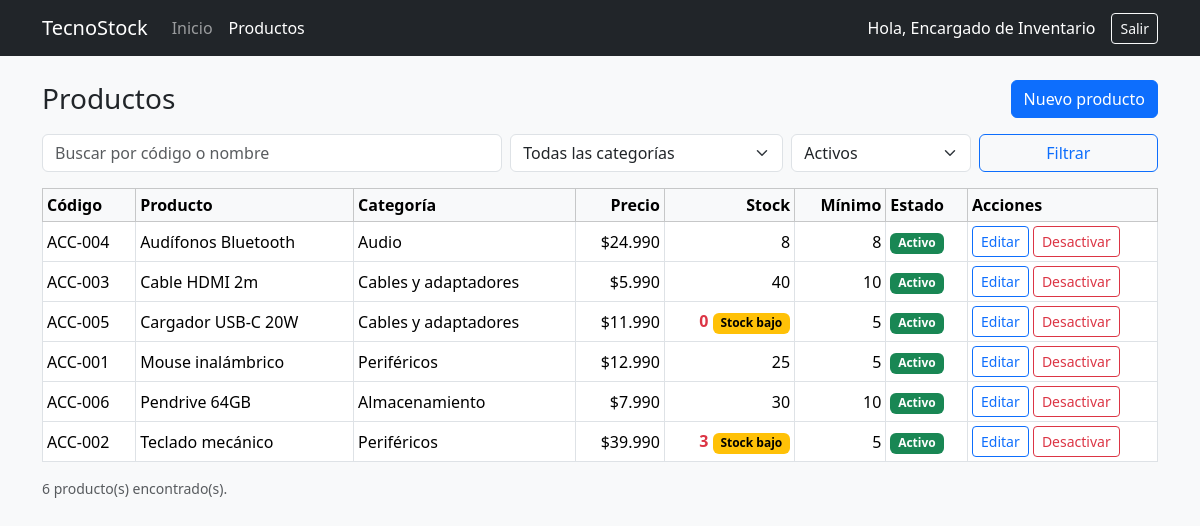
The page /productos/listar.php (signed in) on the database its author committed.
### tables this page shows
CREATE TABLE producto (
    id_producto  INT UNSIGNED  NOT NULL AUTO_INCREMENT,
    codigo       VARCHAR(30)   NOT NULL,
    nombre       VARCHAR(120)  NOT NULL,
    descripcion  VARCHAR(255)  NULL,
    precio       DECIMAL(10,2) NOT NULL,
    stock_actual INT           NOT NULL DEFAULT 0,
    stock_minimo INT           NOT NULL DEFAULT 0,
    estado       TINYINT(1)    NOT NULL DEFAULT 1,
    id_categoria INT UNSIGNED  NOT NULL,
    CONSTRAINT pk_producto        PRIMARY KEY (id_producto),
    CONSTRAINT uq_producto_codigo UNIQUE (codigo),
    CONSTRAINT fk_producto_categoria FOREIGN KEY (id_categoria)
        REFERENCES categoria (id_categoria)
        ON UPDATE CASCADE ON DELETE RESTRICT,
    CONSTRAINT ck_producto_precio       CHECK (precio >= 0),
    CONSTRAINT ck_producto_stock_actual CHECK (stock_actual >= 0),
    CONSTRAINT ck_producto_stock_minimo CHECK (stock_minimo >= 0),
    INDEX idx_producto_nombre (nombre)
);

CREATE TABLE categoria (
    id_categoria INT UNSIGNED NOT NULL AUTO_INCREMENT,
    nombre       VARCHAR(80)  NOT NULL,
    descripcion  VARCHAR(255) NULL,
    estado       TINYINT(1)   NOT NULL DEFAULT 1,
    CONSTRAINT pk_categoria        PRIMARY KEY (id_categoria),
    CONSTRAINT uq_categoria_nombre UNIQUE (nombre)
);

### includes/auth.php (called while the page is built, shortened)
<?php
function e(?string $texto): string {
    return htmlspecialchars($texto ?? '', ENT_QUOTES, 'UTF-8');
}

### productos/listar.php (the view, shortened to what this page needs)
<?php
require __DIR__ . '/../config/db.php';
require __DIR__ . '/../includes/auth.php';
$q         = trim($_GET['q'] ?? '');
$estado    = $_GET['estado'] ?? '1';
$sql = 'SELECT p.id_producto, p.codigo, p.nombre, p.precio, p.stock_actual, p.stock_minimo,
               p.estado, c.nombre AS categoria
        FROM producto p
        JOIN categoria c ON c.id_categoria = p.id_categoria
        WHERE 1 = 1';
$params = [];
if ($estado !== 'todos') {
    $sql .= ' AND p.estado = :estado';
    $params[':estado'] = (int) $estado;
}
$sql .= ' ORDER BY p.nombre';
$stmt = $pdo->prepare($sql);
$stmt->execute($params);
$productos = $stmt->fetchAll();
$activo = 'productos';
require __DIR__ . '/../includes/header.php';
?>
<div class="d-flex justify-content-between align-items-center mb-3">
    <h1 class="h3 mb-0">Productos</h1>
    <a href="<?= BASE_URL ?>/productos/crear.php" class="btn btn-primary">Nuevo producto</a>
</div>
<form method="get" class="row g-2 mb-3">
    <div class="col-md-5">
        <input type="search" class="form-control" name="q" value="<?= e($q) ?>" placeholder="Buscar por código o nombre">
    </div>
    <div class="col-md-3">
        <select class="form-select" name="categoria">
            <option value="0">Todas las categorías</option>
        </select>
    </div>
    <div class="col-md-2">
        <select class="form-select" name="estado">
            <option value="1"     <?= $estado === '1' ? 'selected' : '' ?>>Activos</option>
        </select>
    </div>
    <div class="col-md-2 d-grid">
        <button type="submit" class="btn btn-outline-primary">Filtrar</button>
    </div>
</form>
<div class="table-responsive">
    <table class="table table-sm table-bordered align-middle bg-white">
        <thead class="table-light">
            <tr>
                <th>Código</th><th>Producto</th><th>Categoría</th>
                <th class="text-end">Precio</th><th class="text-end">Stock</th><th class="text-end">Mínimo</th>
                <th>Estado</th><th style="width: 190px;">Acciones</th>
            </tr>
        </thead>
        <tbody>
        <?php foreach ($productos as $p): ?>
            <?php $bajo = (int) $p['estado'] === 1 && (int) $p['stock_actual'] < (int) $p['stock_minimo']; ?>
            <tr class="<?= (int) $p['estado'] === 0 ? 'table-secondary' : '' ?>">
                <td><?= e($p['codigo']) ?></td>
                <td><?= e($p['nombre']) ?></td>
                <td><?= e($p['categoria']) ?></td>
                <td class="text-end">$<?= number_format((float) $p['precio'], 0, ',', '.') ?></td>
                <td class="text-end <?= $bajo ? 'text-danger fw-bold' : '' ?>">
                    <?= (int) $p['stock_actual'] ?>
                    <?php if ($bajo): ?><span class="badge text-bg-warning">Stock bajo</span><?php endif; ?>
                </td>
                <td class="text-end"><?= (int) $p['stock_minimo'] ?></td>
                <td>
                    <?= (int) $p['estado'] === 1
                        ? '<span class="badge text-bg-success">Activo</span>'
                        : '<span class="badge text-bg-secondary">Inactivo</span>' ?>
                </td>
                <td>
                    <a class="btn btn-sm btn-outline-primary"
                       href="<?= BASE_URL ?>/productos/editar.php?id=<?= (int) $p['id_producto'] ?>">Editar</a>
                    <form method="post" action="<?= BASE_URL ?>/productos/estado.php" class="d-inline"
                          onsubmit="return confirm('<?= (int) $p['estado'] === 1 ? '¿Desactivar' : '¿Reactivar' ?> este producto?');">
                        <button type="submit" class="btn btn-sm <?= (int) $p['estado'] === 1 ? 'btn-outline-danger' : 'btn-outline-success' ?>">
                            <?= (int) $p['estado'] === 1 ? 'Desactivar' : 'Reactivar' ?>
                        </button>
                    </form>
                </td>
            </tr>
        <?php endforeach; ?>
        </tbody>
    </table>
</div>
<p class="text-muted small"><?= count($productos) ?> producto(s) encontrado(s).</p>
<?php require __DIR__ . '/../includes/footer.php'; ?>

### includes/header.php (shortened to what this page needs)
<?php
$activo = $activo ?? '';
?>
<!DOCTYPE html>
<html lang="es">
<head>
    <link href="https://cdn.jsdelivr.net/npm/bootstrap@5.3.3/dist/css/bootstrap.min.css" rel="stylesheet">
</head>
<body class="bg-light">
<nav class="navbar navbar-expand navbar-dark bg-dark">
    <div class="container">
        <a class="navbar-brand" href="<?= BASE_URL ?>/index.php">TecnoStock</a>
        <ul class="navbar-nav me-auto">
            <li class="nav-item">
                <a class="nav-link<?= $activo === 'inicio' ? ' active' : '' ?>" href="<?= BASE_URL ?>/index.php">Inicio</a>
            </li>
            <li class="nav-item">
                <a class="nav-link<?= $activo === 'productos' ? ' active' : '' ?>" href="<?= BASE_URL ?>/productos/listar.php">Productos</a>
            </li>
        </ul>
        <div class="d-flex align-items-center text-white">
            <span class="me-3 d-none d-sm-inline">Hola, <?= e($_SESSION['nombre'] ?? '') ?></span>
            <a class="btn btn-outline-light btn-sm" href="<?= BASE_URL ?>/auth/logout.php">Salir</a>
        </div>
    </div>
</nav>
<main class="container py-4">

### includes/footer.php (shortened to what this page needs)
</main>
</body>
</html>

### rows shown on the page
producto: codigo "ACC-004", nombre "Audífonos Bluetooth", id_categoria.nombre "Audio", precio "24.990", stock_actual "8", stock_minimo "8", estado "Activo"
producto: codigo "ACC-003", nombre "Cable HDMI 2m", id_categoria.nombre "Cables y adaptadores", precio "5.990", stock_actual "40", stock_minimo "10", estado "Activo"
producto: codigo "ACC-005", nombre "Cargador USB-C 20W", id_categoria.nombre "Cables y adaptadores", precio "11.990", stock_actual "0", estado "Stock bajo", stock_minimo "5"
producto: codigo "ACC-001", nombre "Mouse inalámbrico", id_categoria.nombre "Periféricos", precio "12.990", stock_actual "25", stock_minimo "5", estado "Activo"
producto: codigo "ACC-006", nombre "Pendrive 64GB", id_categoria.nombre "Almacenamiento", precio "7.990", stock_actual "30", stock_minimo "10", estado "Activo"
producto: codigo "ACC-002", nombre "Teclado mecánico", id_categoria.nombre "Periféricos", precio "39.990", stock_actual "3", estado "Stock bajo", stock_minimo "5"

### other values the page prints
$_SESSION['nombre'] "Encargado de Inventario"
count($productos) "6"
